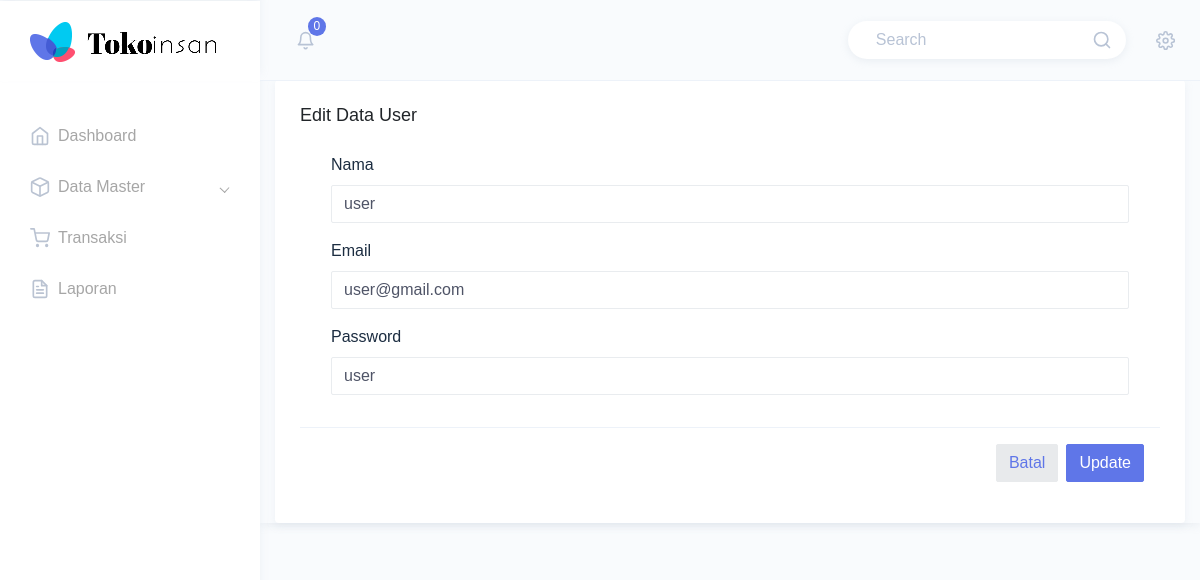
The app's page /views/edit_user.php?id=2 (signed in) with its own data.
### tables this page shows
CREATE TABLE `tbl_user`  (
  `id_user` int(10) NOT NULL AUTO_INCREMENT,
  `nama` varchar(50) NOT NULL,
  `email` varchar(20) NOT NULL,
  `password` varchar(6) NOT NULL,
  PRIMARY KEY (`id_user`) USING BTREE
);

### views/edit_user.php (the view, shortened to what this page needs)
<?php
include "_header.php";
include "_menu.php";
include "../koneksi.php";
$id = $_GET['id'];
$query = $koneksi->query("SELECT * FROM tbl_user WHERE id_user = '$id'");
$data = $query->fetch_assoc();
?>
    <div class="page-wrapper">
        <div class="col-12">
            <div class="card">
                <div class="card-body">
                <h4 class="card-title">Edit Data User</h4>
                    <form method="post">
                        <div class="modal-body">
                            <div class="col-lg-12">
                                <div class="form-group">
                                    <label class="text-dark" for="nama">Nama</label>
                                    <input class="form-control" id="nama" type="text" name="nama" value="<?php echo $data['nama'] ?>" required>
                                </div>
                                <div class="form-group">
                                    <label class="text-dark" for="email">Email</label>
                                    <input class="form-control" id="email" type="text" name="email" value="<?php echo $data['email'] ?>"required>
                                </div>
                                <div class="form-group">
                                    <label class="text-dark" for="password">Password</label>
                                    <input class="form-control" id="password" type="text" name="password" value="<?php echo $data['password'] ?>" required>
                                </div>
                            </div>
                        </div>
                        <div class="modal-footer">
                           <button type="submit" class="btn btn-light"><a href="daftaruser.php">Batal</a></button>
                            <button type="submit" class="btn btn-primary" name="simpan" value="simpan">Update</button>
                        </div>
                        </div>
                </div>
            </div>
        </div>
    </div>
<?php
include "_footer.php";
?>

### records on screen
tbl_user: nama "user", email "user@gmail.com", password "user"

### other values on screen
$sql->num_rows "0"
